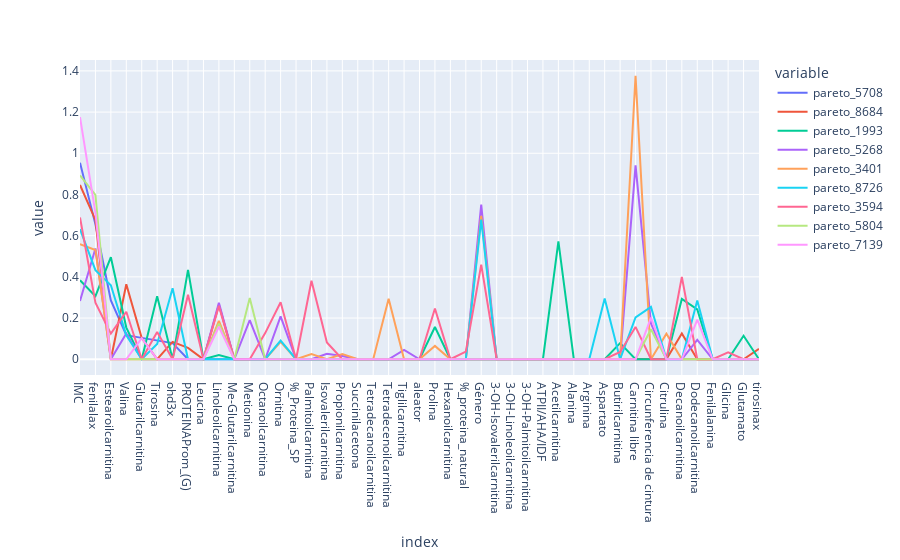

The cell this chart's notebook holds for it:
### Code cell
df_paretos = pd.DataFrame(paretos).sort_values(by="pareto_5708", ascending=False)

import plotly.express as px

px.line(df_paretos)

### Figure 1 — Plotly figure (JSON) as saved in the notebook; plotly's stock layout.template omitted (floating-point values rounded to 4 significant figures)
{"data": [{"hovertemplate": "variable=pareto_5708<br>index=%{x}<br>value=%{y}<extra></extra>", "legendgroup": "pareto_5708", "line": {"color": "#636efa", "dash": "solid"}, "marker": {"symbol": "circle"}, "mode": "lines", "name": "pareto_5708", "orientation": "v", "showlegend": true, "type": "scatter", "x": ["IMC", "fenilalax", "Estearoilcarnitina", "Valina", "Glutarilcarnitina", "Tirosina", "ohd3x", "PROTEINAProm_(G)", "Leucina", "Linoleoilcarnitina", "Me-Glutarilcarnitina", "Metionina", "Octanoilcarnitina", "Ornitina", "%_Proteina_SP", "Palmitoilcarnitina", "Isovalerilcarnitina", "Propionilcarnitina", "Succinilacetona", "Tetradecanoilcarnitina", "Tetradecenoilcarnitina", "Tiglilcarnitina", "aleator", "Prolina", "Hexanoilcarnitina", "%_proteina_natural", "Género", "3-OH-Isovalerilcarnitina", "3-OH-Linoleoilcarnitina", "3-OH-Palmitoilcarnitina", "ATPII/AHA/IDF", "Acetilcarnitina", "Alanina", "Arginina", "Aspartato", "Butirilcarnitina", "Carnitina libre", "Circunferencia de cintura", "Citrulina", "Decanoilcarnitina", "Dodecanoilcarnitina", "Fenilalanina", "Glicina", "Glutamato", "tirosinax"], "xaxis": "x", "y": [0.9545, 0.6549, 0.2853, 0.1167, 0.1038, 0.09177, 0.0783, 0, 0, 0, 0, 0, 0, 0, 0, 0, 0, 0, 0, 0, 0, 0, 0, 0, 0, 0, 0, 0, 0, 0, 0, 0, 0, 0, 0, 0, 0, 0, 0, 0, 0, 0, 0, 0, 0], "yaxis": "y"}, {"hovertemplate": "variable=pareto_8684<br>index=%{x}<br>value=%{y}<extra></extra>", "legendgroup": "pareto_8684", "line": {"color": "#EF553B", "dash": "solid"}, "marker": {"symbol": "circle"}, "mode": "lines", "name": "pareto_8684", "orientation": "v", "showlegend": true, "type": "scatter", "x": ["IMC", "fenilalax", "Estearoilcarnitina", "Valina", "Glutarilcarnitina", "Tirosina", "ohd3x", "PROTEINAProm_(G)", "Leucina", "Linoleoilcarnitina", "Me-Glutarilcarnitina", "Metionina", "Octanoilcarnitina", "Ornitina", "%_Proteina_SP", "Palmitoilcarnitina", "Isovalerilcarnitina", "Propionilcarnitina", "Succinilacetona", "Tetradecanoilcarnitina", "Tetradecenoilcarnitina", "Tiglilcarnitina", "aleator", "Prolina", "Hexanoilcarnitina", "%_proteina_natural", "Género", "3-OH-Isovalerilcarnitina", "3-OH-Linoleoilcarnitina", "3-OH-Palmitoilcarnitina", "ATPII/AHA/IDF", "Acetilcarnitina", "Alanina", "Arginina", "Aspartato", "Butirilcarnitina", "Carnitina libre", "Circunferencia de cintura", "Citrulina", "Decanoilcarnitina", "Dodecanoilcarnitina", "Fenilalanina", "Glicina", "Glutamato", "tirosinax"], "xaxis": "x", "y": [0.8462, 0.6764, 0, 0.3641, 0.1031, 0, 0.08432, 0.05543, 0, 0.2645, 0, 0, 0, 0, 0, 0, 0, 0, 0, 0, 0, 0, 0, 0, 0, 0, 0, 0, 0, 0, 0, 0, 0, 0, 0, 0, 0, 0, 0, 0.125, 0, 0, 0, 0, 0.05036], "yaxis": "y"}, {"hovertemplate": "variable=pareto_1993<br>index=%{x}<br>value=%{y}<extra></extra>", "legendgroup": "pareto_1993", "line": {"color": "#00cc96", "dash": "solid"}, "marker": {"symbol": "circle"}, "mode": "lines", "name": "pareto_1993", "orientation": "v", "showlegend": true, "type": "scatter", "x": ["IMC", "fenilalax", "Estearoilcarnitina", "Valina", "Glutarilcarnitina", "Tirosina", "ohd3x", "PROTEINAProm_(G)", "Leucina", "Linoleoilcarnitina", "Me-Glutarilcarnitina", "Metionina", "Octanoilcarnitina", "Ornitina", "%_Proteina_SP", "Palmitoilcarnitina", "Isovalerilcarnitina", "Propionilcarnitina", "Succinilacetona", "Tetradecanoilcarnitina", "Tetradecenoilcarnitina", "Tiglilcarnitina", "aleator", "Prolina", "Hexanoilcarnitina", "%_proteina_natural", "Género", "3-OH-Isovalerilcarnitina", "3-OH-Linoleoilcarnitina", "3-OH-Palmitoilcarnitina", "ATPII/AHA/IDF", "Acetilcarnitina", "Alanina", "Arginina", "Aspartato", "Butirilcarnitina", "Carnitina libre", "Circunferencia de cintura", "Citrulina", "Decanoilcarnitina", "Dodecanoilcarnitina", "Fenilalanina", "Glicina", "Glutamato", "tirosinax"], "xaxis": "x", "y": [0.3837, 0.3059, 0.4953, 0.1538, 0, 0.3061, 0, 0.4338, 0, 0.02079, 0, 0, 0, 0, 0, 0, 0, 0, 0, 0, 0, 0, 0, 0.1564, 0, 0, 0, 0, 0, 0, 0, 0.5719, 0, 0, 0, 0.07815, 0, 0, 0, 0.2929, 0.242, 0, 0, 0.1138, 0], "yaxis": "y"}, {"hovertemplate": "variable=pareto_5268<br>index=%{x}<br>value=%{y}<extra></extra>", "legendgroup": "pareto_5268", "line": {"color": "#ab63fa", "dash": "solid"}, "marker": {"symbol": "circle"}, "mode": "lines", "name": "pareto_5268", "orientation": "v", "showlegend": true, "type": "scatter", "x": ["IMC", "fenilalax", "Estearoilcarnitina", "Valina", "Glutarilcarnitina", "Tirosina", "ohd3x", "PROTEINAProm_(G)", "Leucina", "Linoleoilcarnitina", "Me-Glutarilcarnitina", "Metionina", "Octanoilcarnitina", "Ornitina", "%_Proteina_SP", "Palmitoilcarnitina", "Isovalerilcarnitina", "Propionilcarnitina", "Succinilacetona", "Tetradecanoilcarnitina", "Tetradecenoilcarnitina", "Tiglilcarnitina", "aleator", "Prolina", "Hexanoilcarnitina", "%_proteina_natural", "Género", "3-OH-Isovalerilcarnitina", "3-OH-Linoleoilcarnitina", "3-OH-Palmitoilcarnitina", "ATPII/AHA/IDF", "Acetilcarnitina", "Alanina", "Arginina", "Aspartato", "Butirilcarnitina", "Carnitina libre", "Circunferencia de cintura", "Citrulina", "Decanoilcarnitina", "Dodecanoilcarnitina", "Fenilalanina", "Glicina", "Glutamato", "tirosinax"], "xaxis": "x", "y": [0.2829, 0.5378, 0, 0.1252, 0, 0, 0, 0, 0, 0.2746, 0, 0.1902, 0, 0.2079, 0, 0, 0.02688, 0.01604, 0, 0, 0, 0.04575, 0, 0, 0, 0, 0.7508, 0, 0, 0, 0, 0, 0, 0, 0, 0, 0.9409, 0.174, 0, 0, 0.09438, 0, 0, 0, 0], "yaxis": "y"}, {"hovertemplate": "variable=pareto_3401<br>index=%{x}<br>value=%{y}<extra></extra>", "legendgroup": "pareto_3401", "line": {"color": "#FFA15A", "dash": "solid"}, "marker": {"symbol": "circle"}, "mode": "lines", "name": "pareto_3401", "orientation": "v", "showlegend": true, "type": "scatter", "x": ["IMC", "fenilalax", "Estearoilcarnitina", "Valina", "Glutarilcarnitina", "Tirosina", "ohd3x", "PROTEINAProm_(G)", "Leucina", "Linoleoilcarnitina", "Me-Glutarilcarnitina", "Metionina", "Octanoilcarnitina", "Ornitina", "%_Proteina_SP", "Palmitoilcarnitina", "Isovalerilcarnitina", "Propionilcarnitina", "Succinilacetona", "Tetradecanoilcarnitina", "Tetradecenoilcarnitina", "Tiglilcarnitina", "aleator", "Prolina", "Hexanoilcarnitina", "%_proteina_natural", "Género", "3-OH-Isovalerilcarnitina", "3-OH-Linoleoilcarnitina", "3-OH-Palmitoilcarnitina", "ATPII/AHA/IDF", "Acetilcarnitina", "Alanina", "Arginina", "Aspartato", "Butirilcarnitina", "Carnitina libre", "Circunferencia de cintura", "Citrulina", "Decanoilcarnitina", "Dodecanoilcarnitina", "Fenilalanina", "Glicina", "Glutamato", "tirosinax"], "xaxis": "x", "y": [0.559, 0.5304, 0, 0, 0, 0, 0, 0, 0, 0.1867, 0, 0, 0, 0.0845, 0, 0.02472, 0, 0.02465, 0, 0, 0.2941, 0, 0, 0.06472, 0, 0, 0.6966, 0, 0, 0, 0, 0, 0, 0, 0, 0, 1.376, 0, 0.1242, 0, 0, 0, 0, 0, 0], "yaxis": "y"}, {"hovertemplate": "variable=pareto_8726<br>index=%{x}<br>value=%{y}<extra></extra>", "legendgroup": "pareto_8726", "line": {"color": "#19d3f3", "dash": "solid"}, "marker": {"symbol": "circle"}, "mode": "lines", "name": "pareto_8726", "orientation": "v", "showlegend": true, "type": "scatter", "x": ["IMC", "fenilalax", "Estearoilcarnitina", "Valina", "Glutarilcarnitina", "Tirosina", "ohd3x", "PROTEINAProm_(G)", "Leucina", "Linoleoilcarnitina", "Me-Glutarilcarnitina", "Metionina", "Octanoilcarnitina", "Ornitina", "%_Proteina_SP", "Palmitoilcarnitina", "Isovalerilcarnitina", "Propionilcarnitina", "Succinilacetona", "Tetradecanoilcarnitina", "Tetradecenoilcarnitina", "Tiglilcarnitina", "aleator", "Prolina", "Hexanoilcarnitina", "%_proteina_natural", "Género", "3-OH-Isovalerilcarnitina", "3-OH-Linoleoilcarnitina", "3-OH-Palmitoilcarnitina", "ATPII/AHA/IDF", "Acetilcarnitina", "Alanina", "Arginina", "Aspartato", "Butirilcarnitina", "Carnitina libre", "Circunferencia de cintura", "Citrulina", "Decanoilcarnitina", "Dodecanoilcarnitina", "Fenilalanina", "Glicina", "Glutamato", "tirosinax"], "xaxis": "x", "y": [0.6316, 0.4325, 0.3596, 0.1165, 0, 0.07387, 0.3447, 0, 0, 0, 0, 0, 0, 0.09021, 0, 0, 0, 0, 0, 0, 0, 0, 0, 0, 0, 0, 0.6774, 0, 0, 0, 0, 0, 0, 0, 0.2953, 0, 0.2027, 0.2543, 0, 0, 0.2852, 0, 0, 0, 0], "yaxis": "y"}, {"hovertemplate": "variable=pareto_3594<br>index=%{x}<br>value=%{y}<extra></extra>", "legendgroup": "pareto_3594", "line": {"color": "#FF6692", "dash": "solid"}, "marker": {"symbol": "circle"}, "mode": "lines", "name": "pareto_3594", "orientation": "v", "showlegend": true, "type": "scatter", "x": ["IMC", "fenilalax", "Estearoilcarnitina", "Valina", "Glutarilcarnitina", "Tirosina", "ohd3x", "PROTEINAProm_(G)", "Leucina", "Linoleoilcarnitina", "Me-Glutarilcarnitina", "Metionina", "Octanoilcarnitina", "Ornitina", "%_Proteina_SP", "Palmitoilcarnitina", "Isovalerilcarnitina", "Propionilcarnitina", "Succinilacetona", "Tetradecanoilcarnitina", "Tetradecenoilcarnitina", "Tiglilcarnitina", "aleator", "Prolina", "Hexanoilcarnitina", "%_proteina_natural", "Género", "3-OH-Isovalerilcarnitina", "3-OH-Linoleoilcarnitina", "3-OH-Palmitoilcarnitina", "ATPII/AHA/IDF", "Acetilcarnitina", "Alanina", "Arginina", "Aspartato", "Butirilcarnitina", "Carnitina libre", "Circunferencia de cintura", "Citrulina", "Decanoilcarnitina", "Dodecanoilcarnitina", "Fenilalanina", "Glicina", "Glutamato", "tirosinax"], "xaxis": "x", "y": [0.6887, 0.2747, 0.1242, 0.2307, 0, 0.1322, 0, 0.3134, 0, 0.2591, 0, 0, 0.1268, 0.2768, 0, 0.3813, 0.08187, 0, 0, 0, 0, 0, 0, 0.2465, 0, 0.03737, 0.4598, 0, 0, 0, 0, 0, 0, 0, 0, 0.03548, 0.157, 0, 0, 0.3996, 0, 0, 0.03352, 0, 0], "yaxis": "y"}, {"hovertemplate": "variable=pareto_5804<br>index=%{x}<br>value=%{y}<extra></extra>", "legendgroup": "pareto_5804", "line": {"color": "#B6E880", "dash": "solid"}, "marker": {"symbol": "circle"}, "mode": "lines", "name": "pareto_5804", "orientation": "v", "showlegend": true, "type": "scatter", "x": ["IMC", "fenilalax", "Estearoilcarnitina", "Valina", "Glutarilcarnitina", "Tirosina", "ohd3x", "PROTEINAProm_(G)", "Leucina", "Linoleoilcarnitina", "Me-Glutarilcarnitina", "Metionina", "Octanoilcarnitina", "Ornitina", "%_Proteina_SP", "Palmitoilcarnitina", "Isovalerilcarnitina", "Propionilcarnitina", "Succinilacetona", "Tetradecanoilcarnitina", "Tetradecenoilcarnitina", "Tiglilcarnitina", "aleator", "Prolina", "Hexanoilcarnitina", "%_proteina_natural", "Género", "3-OH-Isovalerilcarnitina", "3-OH-Linoleoilcarnitina", "3-OH-Palmitoilcarnitina", "ATPII/AHA/IDF", "Acetilcarnitina", "Alanina", "Arginina", "Aspartato", "Butirilcarnitina", "Carnitina libre", "Circunferencia de cintura", "Citrulina", "Decanoilcarnitina", "Dodecanoilcarnitina", "Fenilalanina", "Glicina", "Glutamato", "tirosinax"], "xaxis": "x", "y": [0.8926, 0.7982, 0, 0, 0, 0, 0, 0, 0, 0.1734, 0, 0.2978, 0, 0, 0, 0, 0, 0, 0, 0, 0, 0, 0, 0, 0, 0, 0, 0, 0, 0, 0, 0, 0, 0, 0, 0, 0, 0.1458, 0, 0, 0, 0, 0, 0, 0], "yaxis": "y"}, {"hovertemplate": "variable=pareto_7139<br>index=%{x}<br>value=%{y}<extra></extra>", "legendgroup": "pareto_7139", "line": {"color": "#FF97FF", "dash": "solid"}, "marker": {"symbol": "circle"}, "mode": "lines", "name": "pareto_7139", "orientation": "v", "showlegend": true, "type": "scatter", "x": ["IMC", "fenilalax", "Estearoilcarnitina", "Valina", "Glutarilcarnitina", "Tirosina", "ohd3x", "PROTEINAProm_(G)", "Leucina", "Linoleoilcarnitina", "Me-Glutarilcarnitina", "Metionina", "Octanoilcarnitina", "Ornitina", "%_Proteina_SP", "Palmitoilcarnitina", "Isovalerilcarnitina", "Propionilcarnitina", "Succinilacetona", "Tetradecanoilcarnitina", "Tetradecenoilcarnitina", "Tiglilcarnitina", "aleator", "Prolina", "Hexanoilcarnitina", "%_proteina_natural", "Género", "3-OH-Isovalerilcarnitina", "3-OH-Linoleoilcarnitina", "3-OH-Palmitoilcarnitina", "ATPII/AHA/IDF", "Acetilcarnitina", "Alanina", "Arginina", "Aspartato", "Butirilcarnitina", "Carnitina libre", "Circunferencia de cintura", "Citrulina", "Decanoilcarnitina", "Dodecanoilcarnitina", "Fenilalanina", "Glicina", "Glutamato", "tirosinax"], "xaxis": "x", "y": [1.176, 0.7105, 0, 0, 0.1018, 0, 0, 0, 0, 0.158, 0, 0, 0, 0, 0, 0, 0, 0, 0, 0, 0, 0, 0, 0, 0, 0, 0, 0, 0, 0, 0, 0, 0, 0, 0, 0, 0, 0.2024, 0, 0, 0.1928, 0, 0, 0, 0], "yaxis": "y"}], "layout": {"legend": {"title": {"text": "variable"}, "tracegroupgap": 0}, "margin": {"t": 60}, "xaxis": {"anchor": "y", "domain": [0, 1], "title": {"text": "index"}}, "yaxis": {"anchor": "x", "domain": [0, 1], "title": {"text": "value"}}}}
